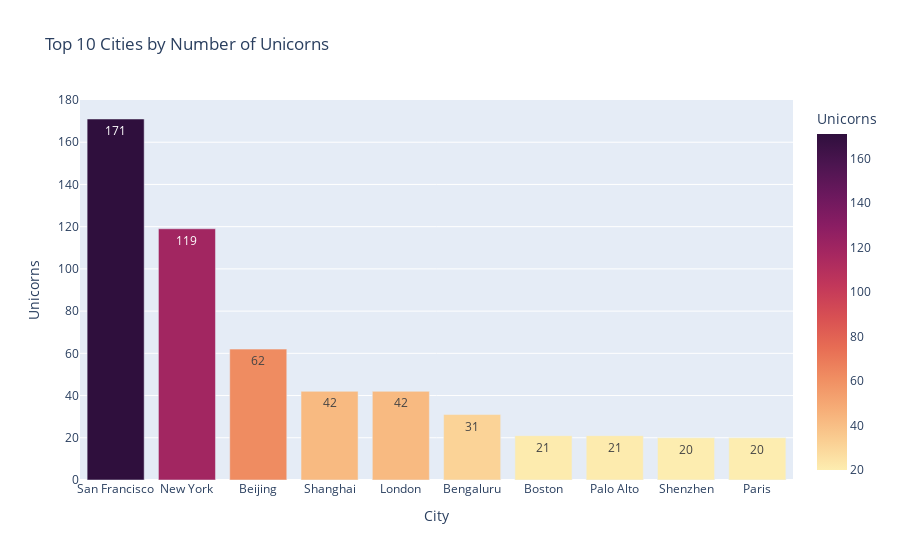

Notebook source saved alongside this figure:
### Code cell
fig = px.bar(df_top10_cities, x="City", y="Unicorns", color="Unicorns", hover_name="City", color_continuous_scale=px.colors.sequential.matter,title = 'Top 10 Cities by Number of Unicorns', text ='Unicorns')
fig.show()

# Save plot
fig.write_image("Top 10 Cities by Number of Unicorns.png", width=1920, height=1080)

### Figure 1 — Plotly figure (JSON) as saved in the notebook; plotly's stock layout.template omitted (floating-point values rounded to 4 significant figures)
{"data": [{"alignmentgroup": "True", "hovertemplate": "<b>%{hovertext}</b><br><br>City=%{x}<br>Unicorns=%{marker.color}<extra></extra>", "hovertext": ["San Francisco", "New York", "Beijing", "Shanghai", "London", "Bengaluru", "Boston", "Palo Alto", "Shenzhen", "Paris"], "legendgroup": "", "marker": {"color": [171, 119, 62, 42, 42, 31, 21, 21, 20, 20], "coloraxis": "coloraxis", "pattern": {"shape": ""}}, "name": "", "offsetgroup": "", "orientation": "v", "showlegend": false, "text": [171, 119, 62, 42, 42, 31, 21, 21, 20, 20], "textposition": "auto", "type": "bar", "x": ["San Francisco", "New York", "Beijing", "Shanghai", "London", "Bengaluru", "Boston", "Palo Alto", "Shenzhen", "Paris"], "xaxis": "x", "y": [171, 119, 62, 42, 42, 31, 21, 21, 20, 20], "yaxis": "y"}], "layout": {"barmode": "relative", "coloraxis": {"colorbar": {"title": {"text": "Unicorns"}}, "colorscale": [[0, "rgb(253, 237, 176)"], [0.09091, "rgb(250, 205, 145)"], [0.1818, "rgb(246, 173, 119)"], [0.2727, "rgb(240, 142, 98)"], [0.3636, "rgb(231, 109, 84)"], [0.4545, "rgb(216, 80, 83)"], [0.5455, "rgb(195, 56, 90)"], [0.6364, "rgb(168, 40, 96)"], [0.7273, "rgb(138, 29, 99)"], [0.8182, "rgb(107, 24, 93)"], [0.9091, "rgb(76, 21, 80)"], [1, "rgb(47, 15, 61)"]]}, "legend": {"tracegroupgap": 0}, "title": {"text": "Top 10 Cities by Number of Unicorns"}, "xaxis": {"anchor": "y", "domain": [0, 1], "title": {"text": "City"}}, "yaxis": {"anchor": "x", "domain": [0, 1], "title": {"text": "Unicorns"}}}}
